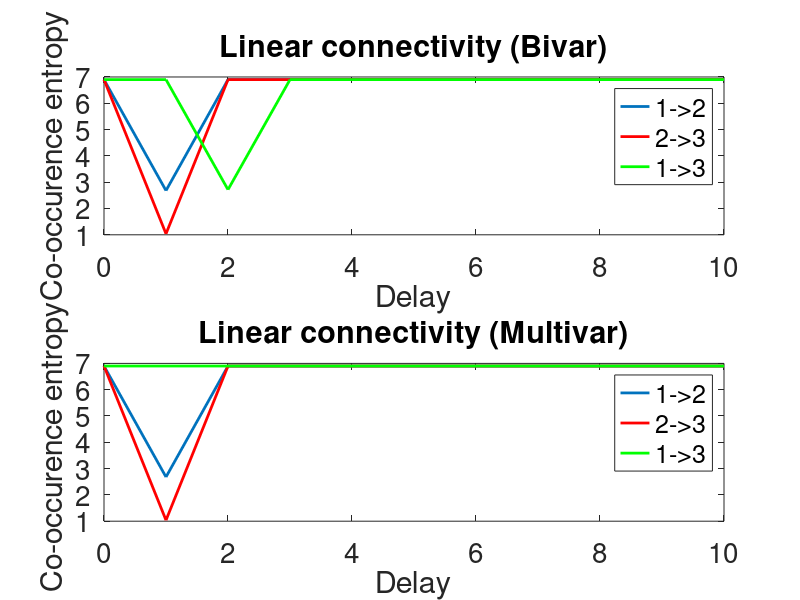
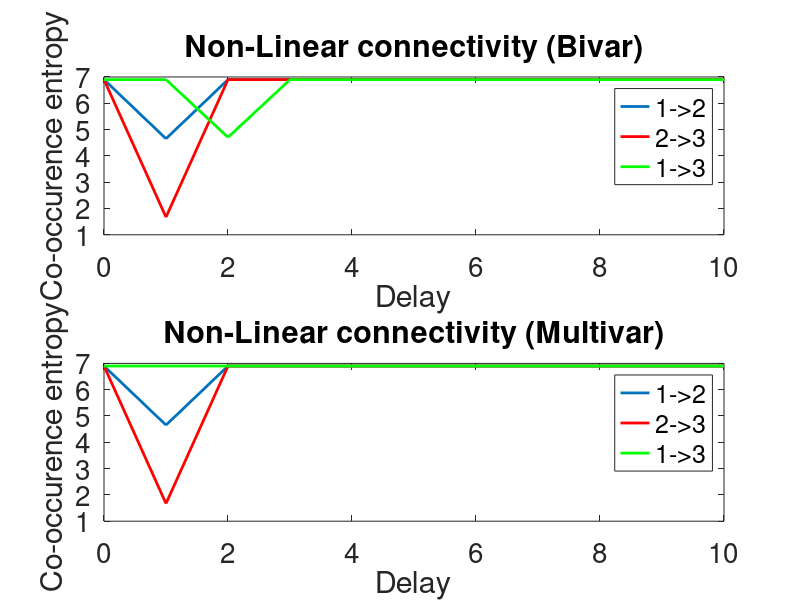
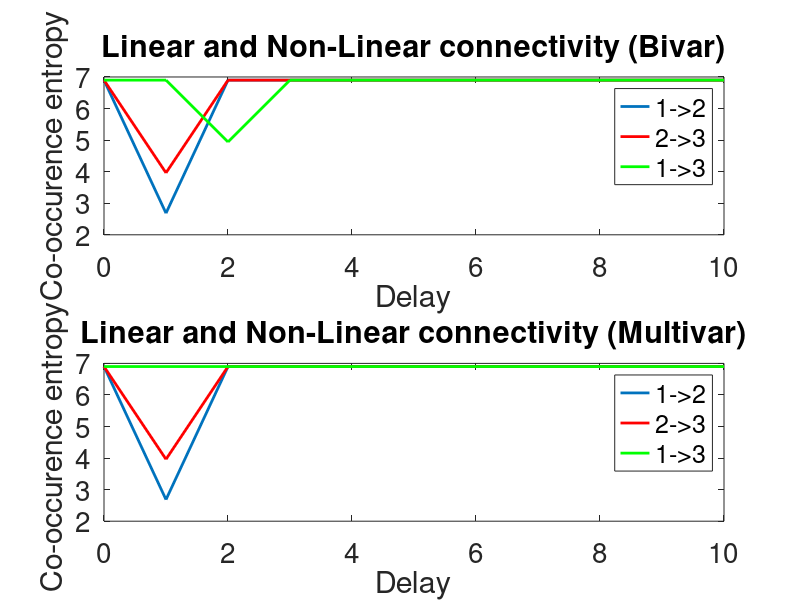

These figures' MATLAB source, in order:
close all
figure
title('Linear connectivity')
set(0,'defaultAxesFontSize',20)
load H_biv_lin
H(H<=0) = 6.9;
subplot(2,1,1)
plot(0:10, squeeze(H(2,1,:)), 'LineWidth', 2)
hold on
plot(0:10, squeeze(H(3,2,:)), 'r', 'LineWidth', 2)
hold on
plot(0:10, squeeze(H(3,1,:)), 'g', 'LineWidth', 2)
xlabel('Delay')
ylabel('Co-occurence entropy')
legend('1->2', '2->3', '1->3')
title('Linear connectivity (Bivar)')


load H_mul_lin
H(H<=0) = 6.9;
subplot(2,1,2)
plot(0:10, squeeze(H(2,1,:)), 'LineWidth', 2)
hold on
plot(0:10, squeeze(H(3,2,:)), 'r', 'LineWidth', 2)
hold on
plot(0:10, squeeze(H(3,1,:)), 'g', 'LineWidth', 2)
xlabel('Delay')
ylabel('Co-occurence entropy ')
legend('1->2', '2->3', '1->3')
title('Linear connectivity (Multivar)')



figure

set(0,'defaultAxesFontSize',20)
load H_biv
H(H<=0) = 6.9;
subplot(2,1,1)
plot(0:10, squeeze(H(2,1,:)), 'LineWidth', 2)
hold on
plot(0:10, squeeze(H(3,2,:)), 'r', 'LineWidth', 2)
hold on
plot(0:10, squeeze(H(3,1,:)), 'g', 'LineWidth', 2)
xlabel('Delay')
ylabel('Co-occurence entropy')
legend('1->2', '2->3', '1->3')
title('Non-Linear connectivity (Bivar)')


load H_mul
H(H<=0) = 6.9;
subplot(2,1,2)
plot(0:10, squeeze(H(2,1,:)), 'LineWidth', 2)
hold on
plot(0:10, squeeze(H(3,2,:)), 'r', 'LineWidth', 2)
hold on
plot(0:10, squeeze(H(3,1,:)), 'g', 'LineWidth', 2)
xlabel('Delay')
ylabel('Co-occurence entropy ')
legend('1->2', '2->3', '1->3')

title('Non-Linear connectivity (Multivar)')




figure

set(0,'defaultAxesFontSize',20)
load H_biv_lin_nonlin
H(H<=0) = 6.9;
subplot(2,1,1)
plot(0:10, squeeze(H(2,1,:)), 'LineWidth', 2)
hold on
plot(0:10, squeeze(H(3,2,:)), 'r', 'LineWidth', 2)
hold on
plot(0:10, squeeze(H(3,1,:)), 'g', 'LineWidth', 2)
xlabel('Delay')
ylabel('Co-occurence entropy')
legend('1->2', '2->3', '1->3')
title('Linear and Non-Linear connectivity (Bivar)')

load H_mul_lin_nonlin
H(H<=0) = 6.9;
subplot(2,1,2)
plot(0:10, squeeze(H(2,1,:)), 'LineWidth', 2)
hold on
plot(0:10, squeeze(H(3,2,:)), 'r', 'LineWidth', 2)
hold on
plot(0:10, squeeze(H(3,1,:)), 'g', 'LineWidth', 2)
xlabel('Delay')
ylabel('Co-occurence entropy ')
legend('1->2', '2->3', '1->3')

title('Linear and Non-Linear connectivity (Multivar)')